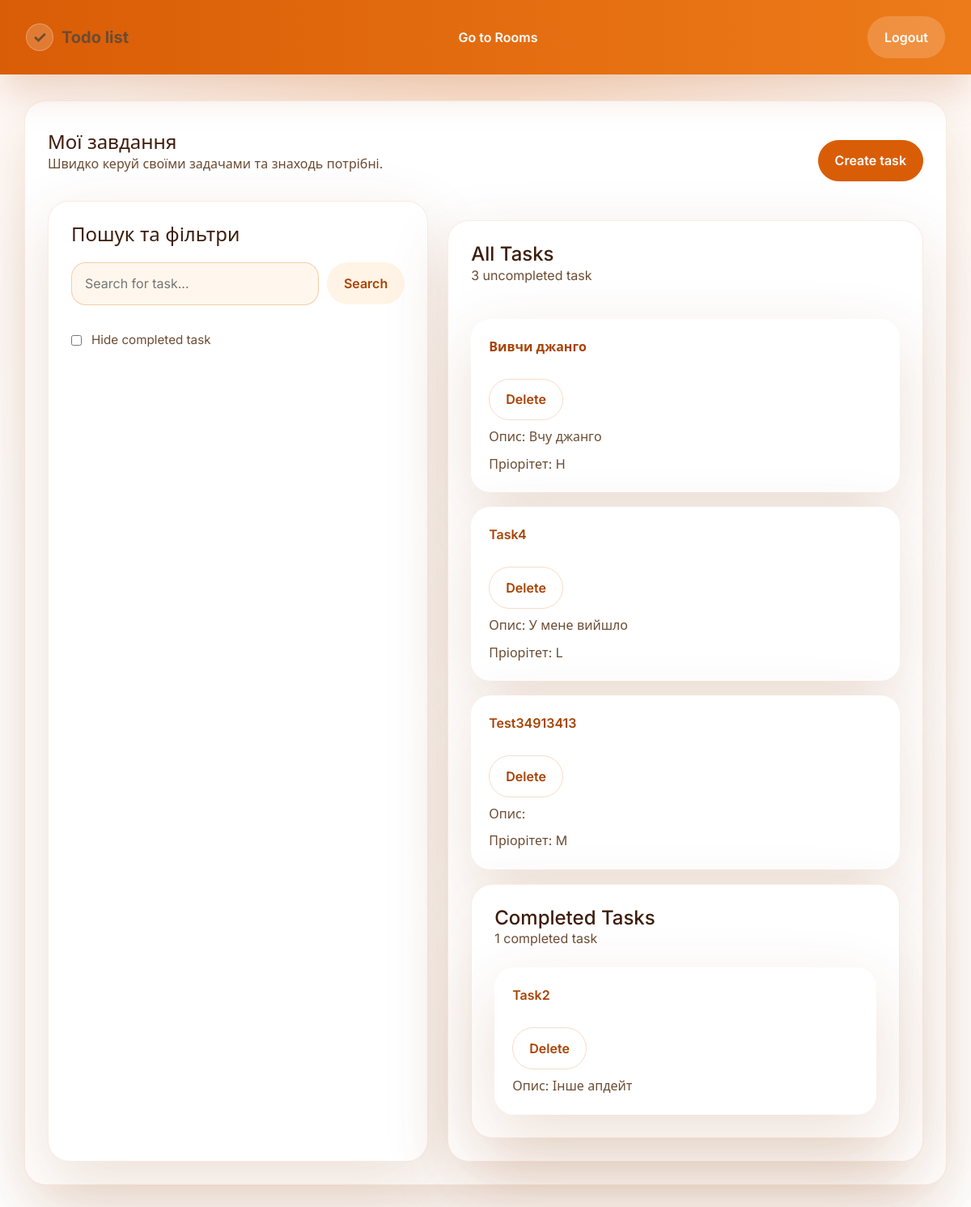
/tasks/ (signed in), run on the app's committed database.
### tasks/models.py (models this page shows, shortened)
class Task(models.Model):
    room = models.ForeignKey(
        Room, on_delete=models.CASCADE, related_name="tasks", null=True, blank=True)
    host = models.ForeignKey(User, on_delete=models.CASCADE)
    name = models.CharField(max_length=100)
    description = models.TextField(blank=True)
    time_created = models.DateTimeField(auto_now_add=True)
    due_to_time = models.DateTimeField(null=True, blank=True)
    is_completed = models.BooleanField(default=False)
    PRIORITY_CHOICES = [
        ("L", "Low"),
        ("M", "Medium"),
        ("H", "High"),
    ]
    priority = models.CharField(
        max_length=1, choices=PRIORITY_CHOICES, default="M"
        )

### tasks/views.py (the view)
# urls.py: path("tasks/", views.tasks, name="task_page"),
@login_required(login_url="login")
def tasks(request):
    q = request.GET.get("q", "").strip()
    task_filter = Task.objects.filter(host=request.user)
    if q:
        task_filter = task_filter.filter(
            Q(name__icontains=q) | Q(description__icontains=q)
        )
    uncompleted_task_count = task_filter.filter(is_completed=False).count()
    completed_task_count = task_filter.filter(is_completed=True).count()
    hide_completed = request.GET.get("hide_completed") == "on"
    if hide_completed:
        task_filter = task_filter.exclude(is_completed=True)
    context = {
        "tasks": task_filter,
        "task_count": uncompleted_task_count,
        "c_task_count": completed_task_count,
        "hide_completed": hide_completed,
    }
    return render(request, "tasks/task_page.html", context)

### tasks/templates/tasks/task_page.html (shortened to what this page needs)
{% extends 'main.html' %} {% block content %}
<div class="panel">
  <div class="panel-header">
    <div>
      <h1 class="panel-title">Мої завдання</h1>
      <p class="panel-subtitle">
        Швидко керуй своїми задачами та знаходь потрібні.
      </p>
    </div>
    <div class="panel-actions">
      <form action="{% url 'create_task' %}">
        <button type="submit" class="btn btn-primary">Create task</button>
      </form>
    </div>
  </div>
  <div class="page-grid">
    <section class="panel">
      <h2 class="panel-title">Пошук та фільтри</h2>
      <form method="GET" action="{% url 'task_page' %}" class="header__search">
        <div class="search-bar">
          <input
            name="q"
            value="{{ request.GET.q|default:'' }}"
            placeholder="Search for task..."
          />
          <button type="submit" class="btn btn-secondary">Search</button>
        </div>
        <label class="switch">
          <input
            type="checkbox"
            name="hide_completed"
            {%
            if
            hide_completed
            %}checked{%
            endif
            %}
            onchange="this.form.submit()"
          />
          <span class="slider">Hide completed task</span>
        </label>
      </form>
    </section>
    <section class="panel task-list">
      <div class="panel-header">
        <div>
          <h2 class="panel-title">All Tasks</h2>
          <p class="panel-subtitle">{{ task_count }} uncompleted task</p>
        </div>
      </div>
      {% for task in tasks %} {% if not task.is_completed %}
      <article class="task-card">
        <div class="list-item">
          <a href="{% url 'task' task.id %}">{{ task.name }}</a>
          <div class="card-actions">
            <a href="{% url 'delete_task' task.id %}" class="btn btn-outline"
              >Delete</a
            >
          </div>
        </div>
        <p>Опис: {{ task.description }}</p>
        <p>Пріорітет: {{ task.priority }}</p>
      </article>
      {% endif %} {% empty %}
      <p>No tasks found.</p>
      {% endfor %} {% if not hide_completed %}
      <section class="panel">
        <div class="panel-header">
          <div>
            <h2 class="panel-title">Completed Tasks</h2>
            <p class="panel-subtitle">{{ c_task_count }} completed task</p>
          </div>
        </div>
        {% for task in tasks %} {% if task.is_completed %}
        <article class="task-card">
          <div class="list-item">
            <a href="{% url 'task' task.id %}">{{ task.name }}</a>
            <div class="card-actions">
              <a href="{% url 'delete_task' task.id %}" class="btn btn-outline"
                >Delete</a
              >
            </div>
          </div>
          <p>Опис: {{ task.description }}</p>
        </article>
        {% endif %} {% endfor %}
      </section>
      {% endif %}
    </section>
  </div>
</div>
{% endblock content %}

### static/styles/style.css (style rules this page uses)
:root { --bg: #fff6f0; --bg-strong: #ffe6cc; --surface: #ffffff; --surface-soft: #fff2e8; --border: #f6a86a; --brand: #d95d06; --brand-dark: #a84304; --brand-soft: #ffb476; --text: #3d1d0b; --text-secondary: #6b4c33; --shadow: 0 28px 80px rgba(142, 63, 5, 0.16); }
* { box-sizing: border-box; }
html { scroll-behavior: smooth; }
body { margin: 0; min-height: 100vh; background: radial-gradient(circle at top, rgba(246, 125, 31, 0.18), transparent 30%), linear-gradient(180deg, #fff9f5 0%, #fff 45%, #fff 100%); color: var(--text); font-family: "Inter", system-ui, -apple-system, BlinkMacSystemFont, "Segoe UI", sans-serif; }
a { color: inherit; text-decoration: none; transition: color 0.2s ease, transform 0.2s ease; }
button, input, textarea, select { font: inherit; }
.nav-button, .btn { display: inline-flex; align-items: center; justify-content: center; gap: 0.5rem; padding: 0.8rem 1.25rem; border-radius: 999px; border: 1px solid transparent; font-weight: 600; cursor: pointer; transition: transform 0.15s ease, box-shadow 0.15s ease, background 0.15s ease; }
.btn-primary, .btn-primary:focus, .btn-primary:hover { color: white; background: var(--brand); border-color: var(--brand); }
.btn-secondary, .btn-secondary:hover { color: var(--brand-dark); background: #fff4e6; border-color: transparent; }
.btn-outline, .btn-outline:hover { color: var(--brand-dark); background: transparent; border: 1px solid rgba(217, 93, 6, 0.22); }
.panel { background: var(--surface); border: 1px solid rgba(217, 93, 6, 0.12); border-radius: 26px; box-shadow: var(--shadow); padding: 28px; }
.panel + .panel { margin-top: 24px; }
.panel-header { display: flex; align-items: center; justify-content: space-between; flex-wrap: wrap; gap: 16px; margin-bottom: 24px; }
.panel-title { margin: 0; font-size: clamp(1.4rem, 2vw, 1.9rem); }
.panel-subtitle { margin: 0; color: var(--text-secondary); }
.page-grid { display: grid; grid-template-columns: minmax(280px, 1fr) minmax(320px, 1.25fr); gap: 24px; }
.rooms-grid, .task-list { display: grid; gap: 18px; grid-template-columns: repeat(auto-fit, minmax(300px, 1fr)); }
.room-card, .task-card { border-radius: 22px; padding: 22px; background: var(--surface-soft); border: 1px solid rgba(217, 93, 6, 0.1); }
.room-card p, .task-card p { margin: 0.5rem 0 0; color: var(--text-secondary); line-height: 1.6; }
.card-actions, .panel-actions, .room-actions { display: flex; flex-wrap: wrap; gap: 12px; margin-top: 20px; }
.list-item { display: grid; gap: 8px; }
.list-item a { font-weight: 600; color: var(--brand-dark); }
.card, .card-shadow, .task-card { background: var(--surface); border: none; border-radius: 24px; box-shadow: var(--shadow); }
input, textarea, select { width: 100%; padding: 0.85rem 1rem; border-radius: 18px; border: 1px solid rgba(225, 144, 63, 0.4); background: rgba(255, 247, 237, 0.95); color: var(--text); outline: none; transition: border 0.2s ease, box-shadow 0.2s ease; }
h1, h2, h3, h4, h5 { color: var(--text); line-height: 1.1; margin: 0 0 1rem; }
p, label, span, li { color: var(--text-secondary); }
.search-bar { display: flex; flex-wrap: wrap; gap: 10px; align-items: center; margin-bottom: 18px; }
.search-bar input { flex: 1 1 220px; min-width: 200px; }
.header__search { display: flex; flex-direction: column; gap: 14px; margin-top: 20px; }
.switch { display: flex; gap: 0.75rem; align-items: center; font-size: 0.95rem; color: var(--text-secondary); cursor: pointer; }
.switch input { width: auto; margin: 0; }
.slider { display: inline-block; }

### data on the page
Task: name "Вивчи джанго", description "Вчу джанго", priority "H"
Task: name "Task4", description "У мене вийшло", priority "L"
Task: name "Test34913413", priority "M"
Task: name "Task2", description "Інше апдейт"

### other printed values
{{ task_count }} "3"
{{ c_task_count }} "1"
